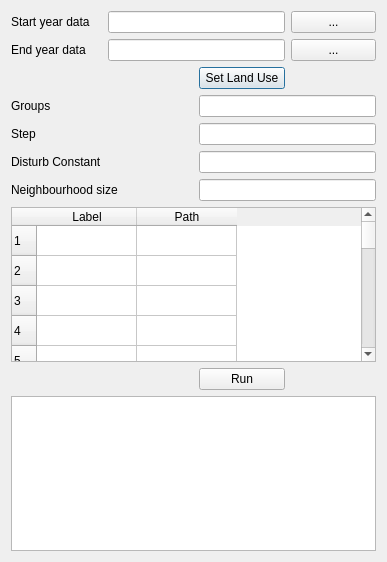
<?xml version="1.0" encoding="UTF-8"?>
<ui version="4.0">
 <class>Dialog</class>
 <widget class="QDialog" name="Dialog">
  <property name="geometry">
   <rect>
    <x>0</x>
    <y>0</y>
    <width>387</width>
    <height>562</height>
   </rect>
  </property>
  <property name="windowTitle">
   <string>Dialog</string>
  </property>
  <property name="windowIcon">
   <iconset>
    <normaloff>res/logo.ico</normaloff>res/logo.ico</iconset>
  </property>
  <layout class="QGridLayout" name="gridLayout">
   <item row="0" column="0">
    <layout class="QHBoxLayout" name="horizontalLayout"/>
   </item>
   <item row="11" column="1">
    <layout class="QHBoxLayout" name="horizontalLayout_3"/>
   </item>
   <item row="3" column="3">
    <widget class="QPushButton" name="pushButton_5">
     <property name="text">
      <string>Set Land Use</string>
     </property>
    </widget>
   </item>
   <item row="5" column="1">
    <widget class="QLabel" name="label_6">
     <property name="text">
      <string>Step</string>
     </property>
    </widget>
   </item>
   <item row="6" column="1">
    <widget class="QLabel" name="label_7">
     <property name="text">
      <string>Disturb Constant</string>
     </property>
    </widget>
   </item>
   <item row="2" column="4">
    <widget class="QPushButton" name="pushButton_2">
     <property name="text">
      <string>...</string>
     </property>
    </widget>
   </item>
   <item row="2" column="1">
    <widget class="QLabel" name="label_2">
     <property name="text">
      <string>End year data</string>
     </property>
    </widget>
   </item>
   <item row="1" column="4">
    <widget class="QPushButton" name="pushButton">
     <property name="text">
      <string>...</string>
     </property>
    </widget>
   </item>
   <item row="9" column="1">
    <layout class="QHBoxLayout" name="horizontalLayout_2"/>
   </item>
   <item row="7" column="1" colspan="2">
    <widget class="QLabel" name="label_4">
     <property name="text">
      <string>Neighbourhood size</string>
     </property>
    </widget>
   </item>
   <item row="9" column="3">
    <widget class="QPushButton" name="pushButton_8">
     <property name="text">
      <string>Run</string>
     </property>
    </widget>
   </item>
   <item row="1" column="1">
    <widget class="QLabel" name="label">
     <property name="text">
      <string>Start year data</string>
     </property>
    </widget>
   </item>
   <item row="1" column="2" colspan="2">
    <widget class="QLineEdit" name="lineEdit"/>
   </item>
   <item row="4" column="1">
    <widget class="QLabel" name="label_3">
     <property name="text">
      <string>Groups</string>
     </property>
    </widget>
   </item>
   <item row="2" column="2" colspan="2">
    <widget class="QLineEdit" name="lineEdit_2"/>
   </item>
   <item row="10" column="1" colspan="4">
    <widget class="QTextBrowser" name="textBrowser"/>
   </item>
   <item row="4" column="3" colspan="2">
    <widget class="QLineEdit" name="lineEdit_3">
     <property name="text">
      <string/>
     </property>
    </widget>
   </item>
   <item row="5" column="3" colspan="2">
    <widget class="QLineEdit" name="lineEdit_6">
     <property name="text">
      <string/>
     </property>
    </widget>
   </item>
   <item row="6" column="3" colspan="2">
    <widget class="QLineEdit" name="lineEdit_7"/>
   </item>
   <item row="7" column="3" colspan="2">
    <widget class="QLineEdit" name="lineEdit_8"/>
   </item>
   <item row="8" column="1" colspan="4">
    <widget class="QTableWidget" name="tableWidget">
     <property name="rowCount">
      <number>100</number>
     </property>
     <row/>
     <row/>
     <row/>
     <row/>
     <row/>
     <row/>
     <row/>
     <row/>
     <row/>
     <row/>
     <row/>
     <row/>
     <row/>
     <row/>
     <row/>
     <row/>
     <row/>
     <row/>
     <row/>
     <row/>
     <row/>
     <row/>
     <row/>
     <row/>
     <row/>
     <row/>
     <row/>
     <row/>
     <row/>
     <row/>
     <row/>
     <row/>
     <row/>
     <row/>
     <row/>
     <row/>
     <row/>
     <row/>
     <row/>
     <row/>
     <row/>
     <row/>
     <row/>
     <row/>
     <row/>
     <row/>
     <row/>
     <row/>
     <row/>
     <row/>
     <row/>
     <row/>
     <row/>
     <row/>
     <row/>
     <row/>
     <row/>
     <row/>
     <row/>
     <row/>
     <row/>
     <row/>
     <row/>
     <row/>
     <row/>
     <row/>
     <row/>
     <row/>
     <row/>
     <row/>
     <row/>
     <row/>
     <row/>
     <row/>
     <row/>
     <row/>
     <row/>
     <row/>
     <row/>
     <row/>
     <row/>
     <row/>
     <row/>
     <row/>
     <row/>
     <row/>
     <row/>
     <row/>
     <row/>
     <row/>
     <row/>
     <row/>
     <row/>
     <row/>
     <row/>
     <row/>
     <row/>
     <row/>
     <row/>
     <row/>
     <column>
      <property name="text">
       <string>Label</string>
      </property>
     </column>
     <column>
      <property name="text">
       <string>Path</string>
      </property>
     </column>
    </widget>
   </item>
  </layout>
 </widget>
 <resources/>
 <connections/>
</ui>
